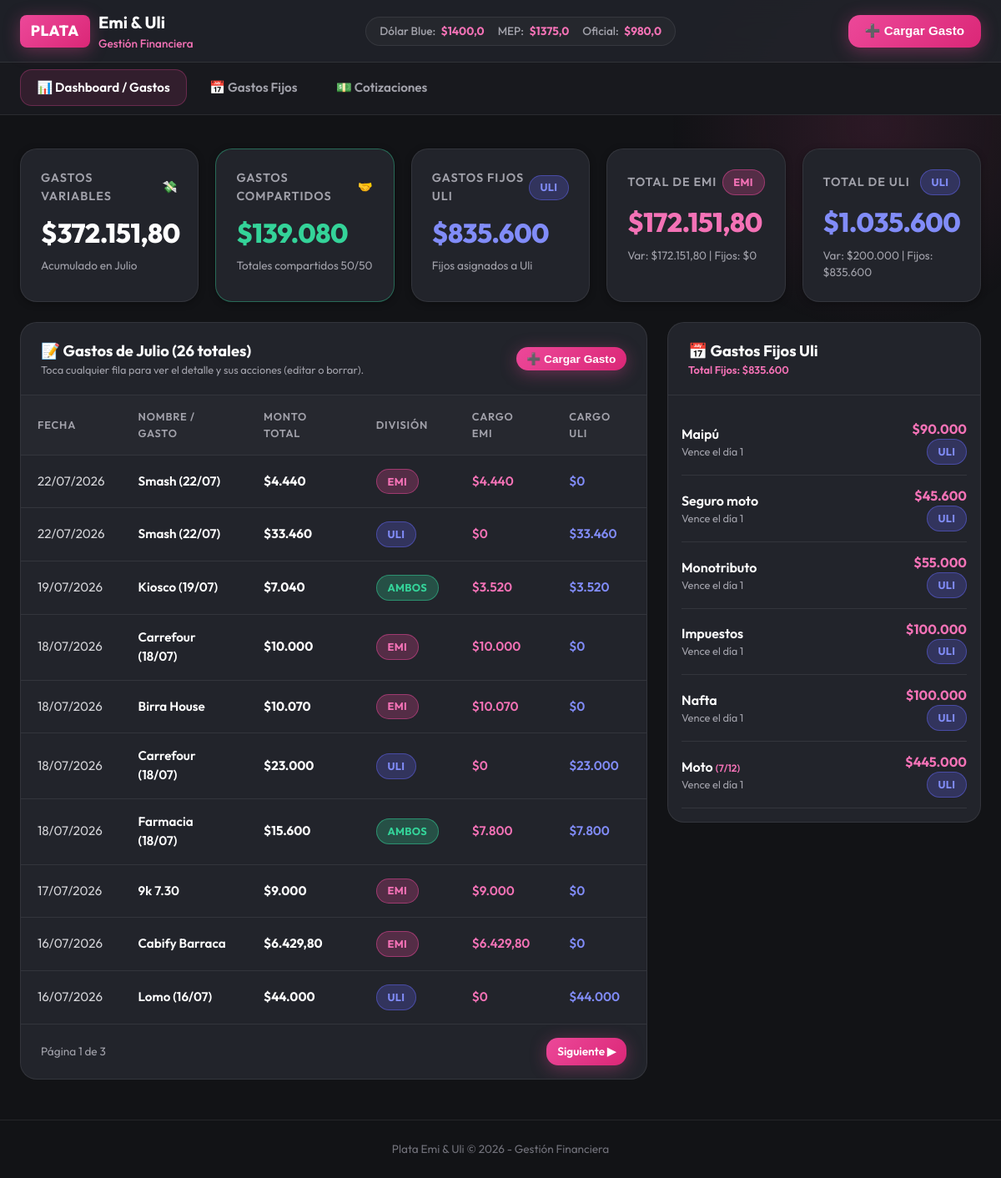
The page / on the database its author committed.
### finanzas/models.py (models this page shows, shortened)
class Gasto(models.Model):
    descripcion = models.CharField(max_length=200)
    monto_total = models.DecimalField(max_digits=12, decimal_places=2)
    fecha = models.DateField(default=timezone.now)
    pagado_por = models.ForeignKey(Persona, on_delete=models.CASCADE, related_name='gastos_pagados', null=True, blank=True)
    tipo_division = models.CharField(max_length=10, choices=TipoDivision.choices, default=TipoDivision.EQUITY_50_50)
    monto_emi = models.DecimalField(max_digits=12, decimal_places=2, default=0)
    monto_uli = models.DecimalField(max_digits=12, decimal_places=2, default=0)
    porcentaje_emi = models.DecimalField(max_digits=5, decimal_places=2, default=50.00)
    es_tarjeta = models.BooleanField(default=False, verbose_name="Pagado con Tarjeta")
    notas = models.TextField(blank=True, default='')
    creado_en = models.DateTimeField(auto_now_add=True)
    @property
    def badge_style(self):
        if self.tipo_division == 'EMI':
            return 'background:rgba(236, 72, 153, 0.25); color:#f472b6; border:1px solid rgba(236, 72, 153, 0.5);'
        elif self.tipo_division == 'ULI':
            return 'background:rgba(99, 102, 241, 0.25); color:#818cf8; border:1px solid rgba(99, 102, 241, 0.5);'
        elif self.tipo_division == '50_50':
            return 'background:rgba(52, 211, 153, 0.25); color:#34d399; border:1px solid rgba(52, 211, 153, 0.5);'
        return 'background:rgba(251, 191, 36, 0.25); color:#fbbf24; border:1px solid rgba(251, 191, 36, 0.5);'
    class Meta:
        verbose_name = "Gasto"
        verbose_name_plural = "Gastos"
        ordering = ['-fecha', '-creado_en']

class GastoFijo(models.Model):
    nombre = models.CharField(max_length=100)
    monto_estimado = models.DecimalField(max_digits=12, decimal_places=2)
    dia_vencimiento = models.IntegerField(default=1)
    responsable = models.CharField(max_length=15, choices=ResponsableFijo.choices, default=ResponsableFijo.AMBOS)
    es_cuota = models.BooleanField(default=False)
    cuotas_totales = models.IntegerField(null=True, blank=True, default=None)
    cuotas_restantes = models.IntegerField(null=True, blank=True, default=None)
    fecha_fin_cuota = models.DateField(null=True, blank=True, help_text="Fecha o mes de finalización de la cuota")
    activo = models.BooleanField(default=True)
    notas = models.TextField(blank=True, default='')
    @property
    def badge_style(self):
        if self.responsable == 'EMI':
            return 'background:rgba(236, 72, 153, 0.25); color:#f472b6; border:1px solid rgba(236, 72, 153, 0.5);'
        elif self.responsable == 'ULI':
            return 'background:rgba(99, 102, 241, 0.25); color:#818cf8; border:1px solid rgba(99, 102, 241, 0.5);'
        return 'background:rgba(52, 211, 153, 0.25); color:#34d399; border:1px solid rgba(52, 211, 153, 0.5);'
    def cuota_actual(self):
        if self.es_cuota and self.cuotas_totales and self.cuotas_restantes is not None:
            return (self.cuotas_totales - self.cuotas_restantes) + 1
        return None
    class Meta:
        verbose_name = "Gasto Fijo"
        verbose_name_plural = "Gastos Fijos"
        ordering = ['dia_vencimiento']

### finanzas/views.py (the view, shortened to what this page needs)
# urls.py: path('', views.dashboard_view, name='dashboard'),
def dashboard_view(request):
    context = get_base_context(request)
    now = timezone.now().date()
    year = now.year
    month = now.month
    summary = calculate_financial_summary(year=year, month=month)
    gastos_qs = Gasto.objects.filter(fecha__year=year, fecha__month=month)
    paginator = Paginator(gastos_qs, 10)
    page_number = request.GET.get('page')
    gastos_page = paginator.get_page(page_number)
    gastos_fijos_proximos = GastoFijo.objects.filter(activo=True).order_by('dia_vencimiento')[:10]
    context.update({
        'summary': summary,
        'gastos': gastos_page,
        'gastos_fijos_proximos': gastos_fijos_proximos,
        'mes_actual_nombre': MESES_NOMBRES.get(month, ''),
        'anio_actual': year,
        'active_tab': 'dashboard',
    })
    return render(request, 'finanzas/dashboard.html', context)

### finanzas/templatetags/currency_filters.py (called while the page is built)
@register.filter(name='punto_monto')
def punto_monto(value):
    if value is None or value == '':
        return "0"
    try:
        val = float(value)
        parts = f"{val:,.2f}".split('.')
        integer_part = parts[0].replace(',', '.')
        decimal_part = parts[1]
        if decimal_part == '00':
            return integer_part
        return f"{integer_part},{decimal_part}"
    except Exception:
        return str(value)

### finanzas/views.py (called while the page is built)
def get_base_context(request):
    dolar_rates = get_dolar_rates()
    return {
        'dolar_rates': dolar_rates,
        'tipos_division': TipoDivision.choices,
    }

### finanzas/templates/finanzas/dashboard.html (shortened to what this page needs)
{% extends 'base.html' %}
{% load currency_filters %}
{% block content %}
<div class="grid-cards" style="grid-template-columns: repeat(auto-fit, minmax(210px, 1fr)); margin-top:1rem;">
  <div class="card">
    <div class="card-title">
      <span>Gastos Variables</span>
      <span>💸</span>
    </div>
    <div class="card-amount">${{ summary.total_gastos|punto_monto }}</div>
    <div class="card-subtext">Acumulado en {{ mes_actual_nombre }}</div>
  </div>
  <div class="card" style="border-color:rgba(52,211,153,0.4);">
    <div class="card-title">
      <span>Gastos Compartidos</span>
      <span>🤝</span>
    </div>
    <div class="card-amount" style="color:#34d399;">${{ summary.total_compartidos|punto_monto }}</div>
    <div class="card-subtext">Totales compartidos 50/50</div>
  </div>
  {% if summary.total_fijos_uli > 0 %}
  <div class="card">
    <div class="card-title">
      <span>Gastos Fijos Uli</span>
      <span class="badge" style="background:rgba(99, 102, 241, 0.25); color:#818cf8; border:1px solid rgba(99, 102, 241, 0.5);">ULI</span>
    </div>
    <div class="card-amount" style="color:#818cf8;">${{ summary.total_fijos_uli|punto_monto }}</div>
    <div class="card-subtext">Fijos asignados a Uli</div>
  </div>
  {% endif %}
  <div class="card">
    <div class="card-title">
      <span>Total de Emi</span>
      <span class="badge" style="background:rgba(236, 72, 153, 0.25); color:#f472b6; border:1px solid rgba(236, 72, 153, 0.5);">EMI</span>
    </div>
    <div class="card-amount pink">${{ summary.gran_total_emi|punto_monto }}</div>
    <div class="card-subtext">Var: ${{ summary.total_emi_var|punto_monto }} | Fijos: ${{ summary.total_fijos_emi|punto_monto }}</div>
  </div>
  <div class="card">
    <div class="card-title">
      <span>Total de Uli</span>
      <span class="badge" style="background:rgba(99, 102, 241, 0.25); color:#818cf8; border:1px solid rgba(99, 102, 241, 0.5);">ULI</span>
    </div>
    <div class="card-amount" style="color:#818cf8;">${{ summary.gran_total_uli|punto_monto }}</div>
    <div class="card-subtext">Var: ${{ summary.total_uli_var|punto_monto }} | Fijos: ${{ summary.total_fijos_uli|punto_monto }}</div>
  </div>
</div>
<div style="display:grid; grid-template-columns: 2fr 1fr; gap:1.5rem;" class="dashboard-tables-grid">
  <div class="table-container">
    <div class="table-header-box">
      <div>
        <div class="table-title">📝 Gastos de {{ mes_actual_nombre }} ({{ gastos.paginator.count }} totales)</div>
        <div style="font-size:0.8rem; color:var(--gray-400);">Toca cualquier fila para ver el detalle y sus acciones (editar o borrar).</div>
      </div>
      <button class="btn btn-pink" style="font-size:0.85rem; padding:0.4rem 0.8rem;" data-open-modal="modal-nuevo-gasto">➕ Cargar Gasto</button>
    </div>
    <table>
      <thead>
        <tr>
          <th>Fecha</th>
          <th>Nombre / Gasto</th>
          <th>Monto Total</th>
          <th>División</th>
          <th>Cargo Emi</th>
          <th>Cargo Uli</th>
        </tr>
      </thead>
      <tbody>
        {% for g in gastos %}
        <tr class="table-row-clickable" style="cursor:pointer;" data-gasto-detail
            data-id="{{ g.id }}"
            data-desc="{{ g.descripcion }}"
            data-monto="{{ g.monto_total|punto_monto }}"
            data-monto-raw="{{ g.monto_total|stringformat:'f' }}"
            data-fecha="{{ g.fecha|date:'d/m/Y' }}"
            data-fecha-raw="{{ g.fecha|date:'Y-m-d' }}"
            data-division="{{ g.get_tipo_division_display }}"
            data-division-raw="{{ g.tipo_division }}"
            data-emi="{{ g.monto_emi|punto_monto }}"
            data-uli="{{ g.monto_uli|punto_monto }}"
            data-es-tarjeta="{% if g.es_tarjeta %}true{% else %}false{% endif %}"
            data-notas="{{ g.notas }}">
          <td>{{ g.fecha|date:"d/m/Y" }}</td>
          <td style="font-weight:600; color:white;">
            {{ g.descripcion }}
          </td>
          <td style="font-weight:700; color:white;">${{ g.monto_total|punto_monto }}</td>
          <td>
            <span class="badge" style="{{ g.badge_style }}">{{ g.get_tipo_division_display }}</span>
          </td>
          <td style="color:#f472b6; font-weight:600;">${{ g.monto_emi|punto_monto }}</td>
          <td style="color:#818cf8; font-weight:600;">${{ g.monto_uli|punto_monto }}</td>
        </tr>
        {% empty %}
        <tr>
          <td colspan="6" style="text-align:center; padding:2rem; color:var(--gray-400);">
            No hay gastos cargados en {{ mes_actual_nombre }}. ¡Toca <strong>"Cargar Gasto"</strong> para empezar!
          </td>
        </tr>
        {% endfor %}
      </tbody>
    </table>
    {% if gastos.has_other_pages %}
    <div style="display:flex; justify-content:space-between; align-items:center; padding:1rem 1.5rem; border-top:1px solid var(--border-color);">
      <div style="font-size:0.85rem; color:var(--gray-400);">
        Página {{ gastos.number }} de {{ gastos.paginator.num_pages }}
      </div>
      <div style="display:flex; gap:0.5rem;">
        {% if gastos.has_next %}
        <a href="?page={{ gastos.next_page_number }}" class="btn btn-pink" style="padding:0.4rem 0.8rem; font-size:0.85rem;">
          Siguiente ▶
        </a>
        {% endif %}
      </div>
    </div>
    {% endif %}
  </div>
  <div>
    <div class="table-container">
      <div class="table-header-box">
        <div>
          <div class="table-title">
            {% if summary.total_fijos_emi == 0 and summary.total_fijos_uli > 0 %}
              📅 Gastos Fijos Uli
            {% else %}
              📅 Gastos Fijos Próximos
            {% endif %}
          </div>
          <div style="font-size:0.8rem; color:var(--pink-light); font-weight:600;">Total Fijos: ${{ summary.total_fijos|punto_monto }}</div>
        </div>
      </div>
      <div style="padding:1rem;">
        {% for gf in gastos_fijos_proximos %}
        <div style="display:flex; justify-content:space-between; align-items:center; padding:0.75rem 0; border-bottom:1px solid var(--border-color);">
          <div>
            <div style="font-weight:600; color:white;">
              {{ gf.nombre }}
              {% if gf.es_cuota %}
              <span style="font-size:0.75rem; color:var(--pink-light);">({{ gf.cuota_actual }}/{{ gf.cuotas_totales }})</span>
              {% endif %}
            </div>
            <div style="font-size:0.8rem; color:var(--gray-400);">Vence el día {{ gf.dia_vencimiento }}</div>
          </div>
          <div style="text-align:right;">
            <div style="font-weight:700; color:var(--pink-light);">${{ gf.monto_estimado|punto_monto }}</div>
            <div style="font-size:0.75rem; color:var(--gray-400);">
              <span class="badge" style="{{ gf.badge_style }}">{{ gf.get_responsable_display }}</span>
            </div>
          </div>
        </div>
        {% empty %}
        <div style="color:var(--gray-400); text-align:center; padding:1.5rem 0;">
          No hay gastos fijos próximos.
        </div>
        {% endfor %}
      </div>
    </div>
  </div>
</div>
{% endblock %}

### finanzas/static/css/styles.css (style rules this page uses)
:root { --bg-dark: #121316; --bg-canvas: #18191e; --bg-card: #22242b; --bg-card-hover: #2a2d36; --bg-card-glass: rgba(34, 36, 43, 0.85); --border-color: rgba(255, 255, 255, 0.08); --border-pink: rgba(236, 72, 153, 0.3); --pink-primary: #ec4899; --pink-light: #f472b6; --pink-subtle: rgba(236, 72, 153, 0.12); --pink-subtle-hover: rgba(236, 72, 153, 0.22); --pink-gradient: linear-gradient(135deg, #ec4899 0%, #db2777 100%); --pink-glow: 0 4px 20px rgba(236, 72, 153, 0.35); --gray-100: #f4f4f5; --gray-300: #d4d4d8; --gray-400: #a1a1aa; --gray-500: #71717a; --gray-700: #3f3f46; --gray-800: #27272a; --text-white: #ffffff; --text-muted: #a1a1aa; --success-green: #34d399; --warning-amber: #fbbf24; --radius-sm: 8px; --radius-md: 14px; --radius-lg: 20px; --radius-pill: 9999px; --shadow-sm: 0 2px 8px rgba(0, 0, 0, 0.3); --shadow-md: 0 8px 30px rgba(0, 0, 0, 0.4); }
* { margin: 0; padding: 0; box-sizing: border-box; }
body { font-family: 'Outfit', 'Inter', sans-serif; background-color: var(--bg-dark); color: var(--text-white); min-height: 100vh; line-height: 1.5; -webkit-font-smoothing: antialiased; }
body::before { content: ''; position: fixed; top: -100px; right: -100px; width: 500px; height: 500px; background: radial-gradient(circle, rgba(236, 72, 153, 0.12) 0%, rgba(0, 0, 0, 0) 70%); pointer-events: none; z-index: 0; }
.grid-cards { display: grid; grid-template-columns: repeat(auto-fit, minmax(280px, 1fr)); gap: 1.25rem; margin-bottom: 1.5rem; }
.card { background: var(--bg-card); border: 1px solid var(--border-color); border-radius: var(--radius-lg); padding: 1.5rem; box-shadow: var(--shadow-sm); transition: transform 0.2s ease, border-color 0.2s ease; }
.card-title { font-size: 0.9rem; text-transform: uppercase; letter-spacing: 1px; color: var(--gray-400); font-weight: 600; margin-bottom: 0.5rem; display: flex; align-items: center; justify-content: space-between; }
.card-amount { font-size: 2rem; font-weight: 800; color: var(--text-white); letter-spacing: -0.5px; }
.card-amount.pink { color: var(--pink-light); }
.card-subtext { font-size: 0.85rem; color: var(--gray-400); margin-top: 0.35rem; }
.table-container { background: var(--bg-card); border: 1px solid var(--border-color); border-radius: var(--radius-lg); overflow: hidden; margin-bottom: 1.5rem; }
.table-header-box { padding: 1.25rem 1.5rem; border-bottom: 1px solid var(--border-color); display: flex; justify-content: space-between; align-items: center; flex-wrap: wrap; gap: 1rem; }
.table-title { font-size: 1.15rem; font-weight: 700; color: var(--text-white); }
table { width: 100%; border-collapse: collapse; text-align: left; }
th { background: rgba(255, 255, 255, 0.02); color: var(--gray-400); font-size: 0.8rem; text-transform: uppercase; letter-spacing: 0.8px; padding: 1rem 1.25rem; border-bottom: 1px solid var(--border-color); font-weight: 600; }
td { padding: 1rem 1.25rem; border-bottom: 1px solid var(--border-color); font-size: 0.95rem; color: var(--gray-300); vertical-align: middle; }
tr:last-child td { border-bottom: none; }
.btn { display: inline-flex; align-items: center; gap: 0.5rem; padding: 0.65rem 1.25rem; border-radius: var(--radius-md); font-weight: 600; font-size: 0.95rem; cursor: pointer; border: none; transition: all 0.2s ease; text-decoration: none; }
.btn-pink { background: var(--pink-gradient); color: var(--text-white); box-shadow: var(--pink-glow); }
.badge { display: inline-block; padding: 0.3rem 0.8rem; border-radius: var(--radius-pill); font-size: 0.8rem; font-weight: 700; text-transform: uppercase; letter-spacing: 0.3px; }

### rows shown on the page
Gasto: fecha "22/07/2026", descripcion "Smash (22/07)", monto_total|punto_monto "4.440", tipo_division "EMI", monto_emi|punto_monto "4.440", monto_uli|punto_monto "0"
Gasto: fecha "22/07/2026", descripcion "Smash (22/07)", monto_total|punto_monto "33.460", tipo_division "ULI", monto_emi|punto_monto "0", monto_uli|punto_monto "33.460"
Gasto: fecha "19/07/2026", descripcion "Kiosco (19/07)", monto_total|punto_monto "7.040", tipo_division "AMBOS", monto_emi|punto_monto "3.520", monto_uli|punto_monto "3.520"
Gasto: fecha "18/07/2026", descripcion "Carrefour (18/07)", monto_total|punto_monto "10.000", tipo_division "EMI", monto_emi|punto_monto "10.000", monto_uli|punto_monto "0"
Gasto: fecha "18/07/2026", descripcion "Birra House", monto_total|punto_monto "10.070", tipo_division "EMI", monto_emi|punto_monto "10.070", monto_uli|punto_monto "0"
Gasto: fecha "18/07/2026", descripcion "Carrefour (18/07)", monto_total|punto_monto "23.000", tipo_division "ULI", monto_emi|punto_monto "0", monto_uli|punto_monto "23.000"
Gasto: fecha "18/07/2026", descripcion "Farmacia (18/07)", monto_total|punto_monto "15.600", tipo_division "AMBOS", monto_emi|punto_monto "7.800", monto_uli|punto_monto "7.800"
Gasto: fecha "17/07/2026", descripcion "9k 7.30", monto_total|punto_monto "9.000", tipo_division "EMI", monto_emi|punto_monto "9.000", monto_uli|punto_monto "0"
Gasto: fecha "16/07/2026", descripcion "Cabify Barraca", monto_total|punto_monto "6.429,80", tipo_division "EMI", monto_emi|punto_monto "6.429,80", monto_uli|punto_monto "0"
Gasto: fecha "16/07/2026", descripcion "Lomo (16/07)", monto_total|punto_monto "44.000", tipo_division "ULI", monto_emi|punto_monto "0", monto_uli|punto_monto "44.000"
GastoFijo: nombre "Maipú", dia_vencimiento "1", monto_estimado|punto_monto "90.000", responsable "ULI"
GastoFijo: nombre "Seguro moto", dia_vencimiento "1", monto_estimado|punto_monto "45.600", responsable "ULI"
GastoFijo: nombre "Monotributo", dia_vencimiento "1", monto_estimado|punto_monto "55.000", responsable "ULI"
GastoFijo: nombre "Impuestos", dia_vencimiento "1", monto_estimado|punto_monto "100.000", responsable "ULI"
GastoFijo: nombre "Nafta", dia_vencimiento "1", monto_estimado|punto_monto "100.000", responsable "ULI"
GastoFijo: nombre "Moto", cuota_actual "7", cuotas_totales "12", dia_vencimiento "1", monto_estimado|punto_monto "445.000", responsable "ULI"

### other values the page prints
{{ dolar_rates.blue.venta }} "1400,0"
{{ dolar_rates.bolsa.venta }} "1375,0"
{{ dolar_rates.oficial.venta }} "980,0"
{{ summary.total_gastos|punto_monto }} "372.151,80"
{{ mes_actual_nombre }} "Julio"
{{ summary.total_compartidos|punto_monto }} "139.080"
{{ summary.total_fijos_uli|punto_monto }} "835.600"
{{ summary.gran_total_emi|punto_monto }} "172.151,80"
{{ summary.total_emi_var|punto_monto }} "172.151,80"
{{ summary.total_fijos_emi|punto_monto }} "0"
{{ summary.gran_total_uli|punto_monto }} "1.035.600"
{{ summary.total_uli_var|punto_monto }} "200.000"
{{ gastos.paginator.count }} "26"
{{ gastos.number }} "1"
{{ gastos.paginator.num_pages }} "3"
